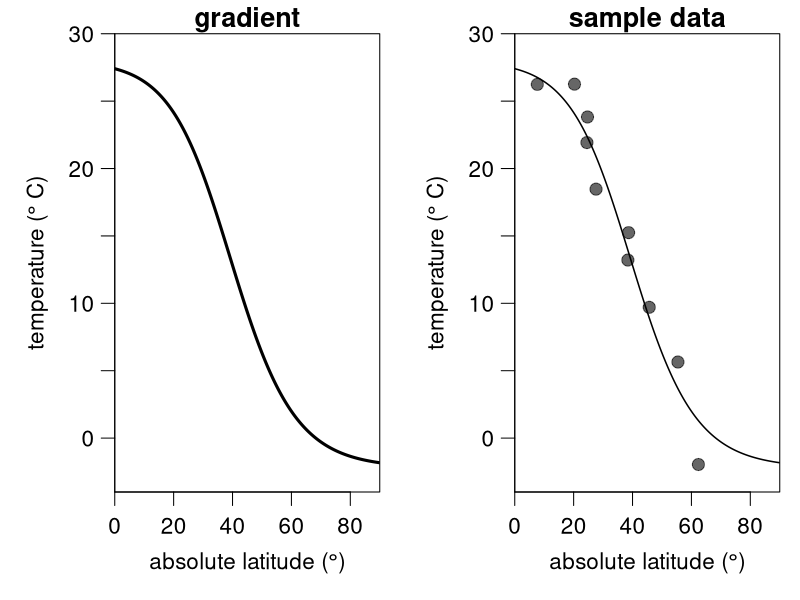

Reproduce this figure in R.
## ---- chunk 1
knitr::opts_chunk$set(echo = TRUE)
## ---- chunk 2
gradient <- function(lat, coeff, sd) {
  A = coeff[1]
  K = coeff[2]
  M = coeff[3]
  Q = coeff[4]
  nu = coeff[5]
  return(A + max(c(K-A,0))/((1+(nu*exp(Q*(lat-M))))^(1/nu)) + rnorm(length(lat),0,sd))
}
## ---- chunk 3
set.seed(10)
sample_lat <- runif(10,0,90)
sample_data <- data.frame(
  latitude = sample_lat, 
  temperature = gradient(lat = sample_lat, coeff = c(-2.2, 28, 39.1, 0.1, 1.2), sd = 2))
## ---- chunk 4
layout(matrix(c(1,2), nrow = 1, ncol = 2, byrow = TRUE))

par(mar = c(4,4.25,1.25,0.75), las = 1, mgp = c(2.25,0.75,0), cex = 1.35)
latitude <- seq(0,90,by=0.2)
temperature <- gradient(lat = latitude, coeff = c(-2.2, 28, 39.1, 0.1, 1.2), sd = 0)
plot(latitude, temperature, type = "l", lwd = 3, ylim = c(-4,30), xlab = expression ("absolute latitude ("*degree*")"), yaxt = "n", ylab = expression("temperature ("*degree~"C)"), yaxs = "i", xaxs = "i",
     xlim = c(0,90), main = "gradient")
axis(2,seq(-5,30,5),c(NA,0,NA,10,NA,20,NA,30))


plot(latitude, temperature, type = "l", lwd = 1.5, ylim = c(-4,30), xlab = expression ("absolute latitude ("*degree*")"), yaxt = "n", ylab = expression("temperature ("*degree~"C)"), yaxs = "i", xaxs = "i",
     xlim = c(0,90), main = "sample data")
points(sample_data$latitude, sample_data$temperature,  pch = 19, cex = 1.2, col = rgb(0,0,0,0.6), xpd = T)
axis(2,seq(-5,30,5),c(NA,0,NA,10,NA,20,NA,30))
## ---- chunk 5
loglik <- function(x, y,  coeff, sdy) {
  A = coeff[1]
  K = coeff[2]
  M = coeff[3]
  Q = coeff[4]
  nu = coeff[5]
  pred = A + max(c(K-A,0))/((1+(nu*exp(Q*(x-M))))^(1/nu))
  return(sum(dnorm(y, mean = pred, sd = sdy, log = TRUE)))
}
## ---- chunk 6
logprior <- function(coeff) {
    return(sum(c(
    dunif(coeff[1], -4, 40, log = TRUE),
    dunif(coeff[2], -4, 40, log = TRUE),
    dnorm(coeff[3], 45, 10, log = TRUE),
    dgamma(coeff[4], 0.2, 0.2, log = TRUE),
    dgamma(coeff[5], 1, 1, log = TRUE))))
}
## ---- chunk 7
logposterior <- function(x, y, coeff, sdy){
  return (loglik(x, y, coeff, sdy) + logprior(coeff))
}
## ---- chunk 8
MH_propose <- function(coeff, proposal_sd){
  return(rnorm(5,mean = coeff, sd= c(.5,.5,.5,0.01,0.01)))
}
## ---- chunk 9

run_MCMC <- function(x, y, coeff_inits, sdy_init, nIter){
  ### Initialisation
  coefficients = array(dim = c(nIter,5)) # set up array to store coefficients
  coefficients[1,] = coeff_inits # initialise coefficients
  sdy = rep(NA_real_,nIter) # set up vector to store sdy
  sdy[1] = sdy_init # intialise sdy
  A_sdy = 3 # parameter for the prior on the inverse gamma distribution of sdy
  B_sdy = 0.1 # parameter for the prior on the inverse gamma distribution of sdy
  n <- length(y)
  shape_sdy <- A_sdy+n/2 # shape parameter for the inverse gamma
  
  ### The MCMC loop
  for (i in 2:nIter){ 
    
    ## 1. Gibbs step to estimate sdy
    sdy[i] = sqrt(rinvgamma(1,shape_sdy,B_sdy+0.5*sum((y-gradient(x,chain[i-1,],0))^2)))
    
    ## 2. Metropolis-Hastings step to estimate the regression coefficients
    proposal = MH_propose(coeff[i-1,]) # new proposed values
    if(any(proposal[c(4,5)] <= 0)) HR = 0 else # Q and nu need to be >0
    # Hasting's ratio of the proposal
    HR = exp(posterior(param = proposal, x = x, y = y, sdy = sdy[i]) -
                   posterior(param = chain[i-1,], x = x, y = y, sdy = sdy[i]))
    # accept proposal with probability = min(HR,1)
    if (runif(1) < HR){ 
      coeff[i,] = proposal
    # if proposal is rejected, keep the values from the previous iteration
    }else{
      coeff[i,] = coeff[i-1,]
    }
  } # end of the MCMC loop
  
  ###  Function output
  output = data.frame(A = coeff[,1],
                      K = coeff[,2],
                      M = coeff[,3],
                      Q = coeff[,4],
                      nu = coeff[,5],
                      sdy = sdy)
  return(output)
}
